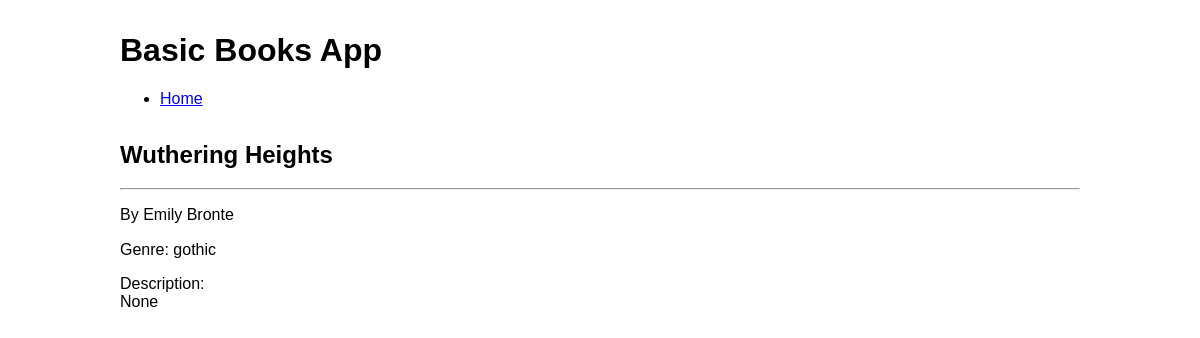
Before: /3 with the older database file.
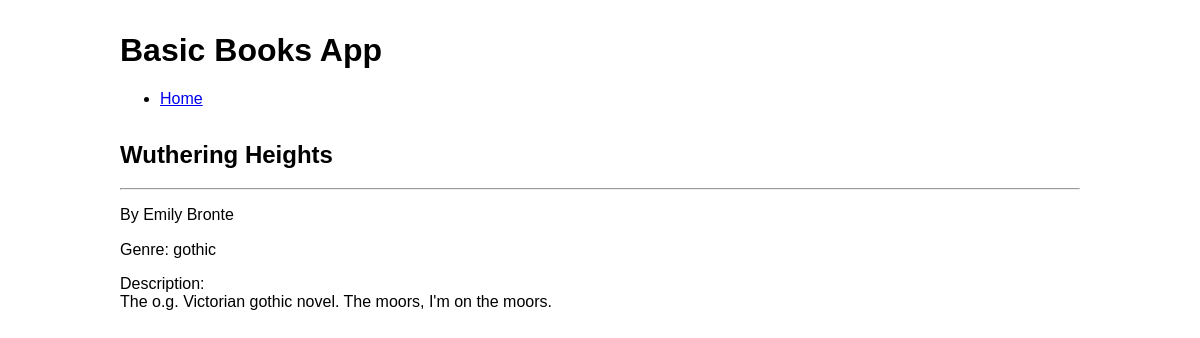
After: the same page with the newer database file.
### tables this page shows
CREATE TABLE books (
    id INTEGER PRIMARY KEY AUTOINCREMENT,
    title TEXT NOT NULL,
    author TEXT NOT NULL,
    genre TEXT NOT NULL,
    description TEXT
);

### app.py (the view)
@app.route('/<int:book_id>')
def details(book_id):
    book = get_details(book_id)
    return render_template('details.html', book=book)

### app.py (called while the page is built)
def get_db_connection():
    conn = sqlite3.connect('database.db')
    conn.row_factory = sqlite3.Row
    return conn

def get_details(book_id):
    conn = get_db_connection()
    book = conn.execute('SELECT * FROM books WHERE id = ?', (book_id,)).fetchone()
    conn.close()
    if book is None:
        abort(404)
    return book

### templates/details.html
{% extends 'base.html' %}
{% block content %}
    <div class="content">
        <h2>{{ book['title'] }}</h2>
        <hr>
        <p>By {{ book['author'] }}</p>
        <p>Genre: {{ book['genre'] }}</p>
        <p>Description:<br> {{ book['description'] }}</p>
    </div>
{% endblock %}

### templates/base.html (shortened to what this page needs)
<!DOCTYPE html>
<html lang="en">
<head>
    <link rel="stylesheet" href="https://cdnjs.cloudflare.com/ajax/libs/normalize/8.0.1/normalize.css">
    <link rel="stylesheet" href="https://cdnjs.cloudflare.com/ajax/libs/milligram/1.4.1/milligram.css">
    <link rel="stylesheet" href="{{ url_for('static', filename='css/style.css') }}">
</head>
<body>
    <header>
        <div class="container">
            <h1>Basic Books App</h1>
            <nav>
                <ul>
                    <li><a href="/">Home</a></li>
                </ul>
            </nav>
        </div>
    </header>
    <div class="container">
    {% block content %} {% endblock %}
    </div>
</body>
</html>

### static/css/style.css (style rules this page uses)
body { font-family: Helvetica, sans-serif; margin: 0; padding: 0; }
.container { max-width: 960px; margin: 2em auto; }

Changed rows visible on the page:
changed books "Wuthering Heights": description (not shown) → "The o.g. Victorian gothic novel. The moors, I'm on the moors."
Other visible differences:
{{ book['description'] }}: "None" → (not shown)
